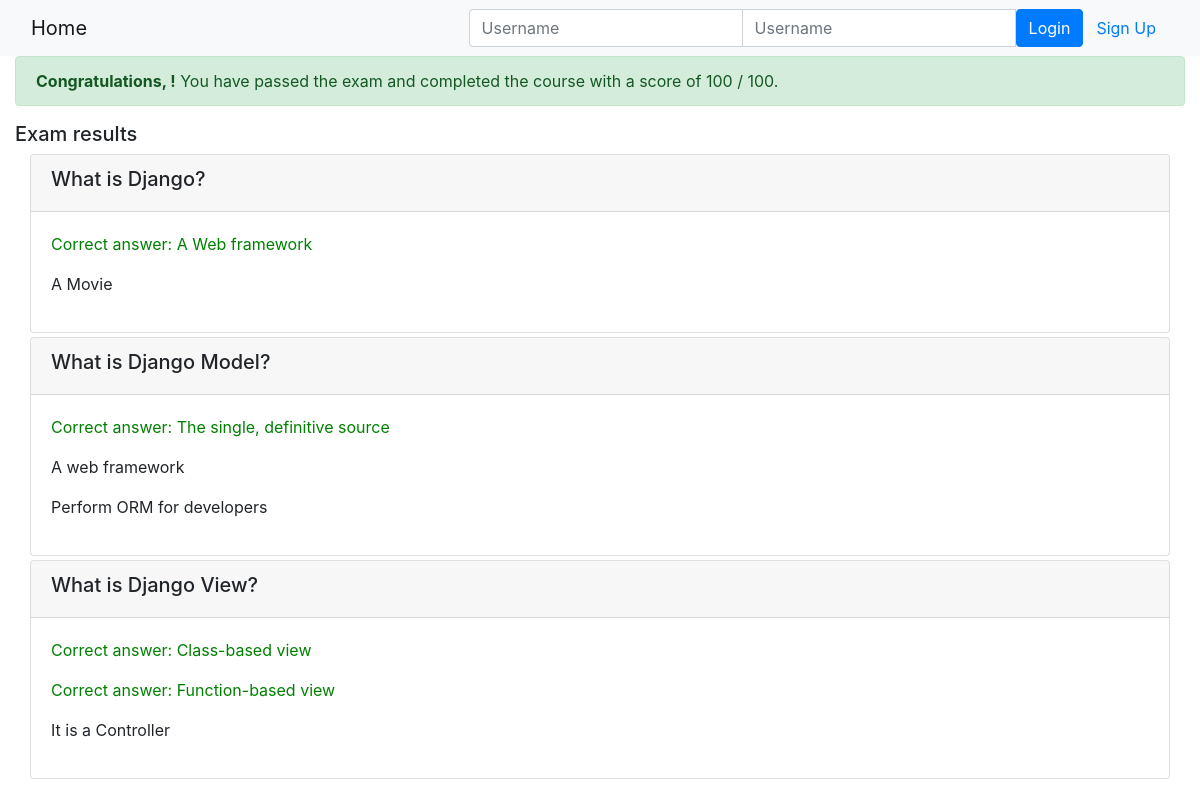
/onlinecourse/1/submission/1/result/, run on the app's committed database.
### onlinecourse/models.py (models this page shows, shortened)
class Question(models.Model):
    course_id = models.ForeignKey(Course, on_delete=models.CASCADE, default=DEFAULT_EXAM_ID)
    question_text = models.CharField(max_length=30)
    grade = models.IntegerField()

class Choice(models.Model):
    question_id = models.ForeignKey(Question, on_delete=models.CASCADE)
    choice_text = models.CharField(max_length=30)
    is_correct = models.BooleanField(default=False)

### onlinecourse/views.py (the view)
# urls.py: path('<int:course_id>/submission/<int:submission_id>/result/', views.show_exam_result, name='exam_result')
def show_exam_result(request, course_id, submission_id):
    template_name = 'onlinecourse/exam_result_bootstrap.html'
    context = {}
    course = get_object_or_404(Course, pk=course_id)
    submission = get_object_or_404(Submission, pk=submission_id)
    choices = submission.choices.all()
    score = 0
    for choice in choices:
        if choice.is_correct:
            score += 1
    total_score = 0
    for question in course.question_set.all():
        total_score += question.grade
    context['course'] = course
    context['choices'] = choices
    context['grade'] = int(score / total_score * 100)
    context['total'] = 100
    return render(request, template_name, context)

### onlinecourse/templates/onlinecourse/exam_result_bootstrap.html (shortened to what this page needs)
<!DOCTYPE html>
<html lang="en">
<head>
    {% load static %}
    <link rel="stylesheet" href="https://maxcdn.bootstrapcdn.com/bootstrap/4.5.2/css/bootstrap.min.css">
</head>
<body>
 <nav class="navbar navbar-light bg-light">
    <div class="container-fluid">
        <div class="navbar-header">
              <a class="navbar-brand" href="{% url 'onlinecourse:index' %}">Home</a>
        </div>
        <ul class="nav navbar-nav navbar-right">
            {% if user.is_authenticated %}
            <li>
                <a class="btn btn-link" href="#">{{ user.first_name }}({{ user.username }})</a>
                <a class="btn btn-link" href="{% url 'onlinecourse:logout' %}">Logout</a>
            </li>
            {% else %}
            <li>
                <form class="form-inline" action="{% url 'onlinecourse:login' %}" method="post">
                    <div class="input-group">
                        <input type="text" class="form-control" placeholder="Username" name="username" >
                        <input type="password" class="form-control" placeholder="Username" name="psw" >
                        <button class="btn btn-primary" type="submit">Login</button>
                        <a class="btn btn-link" href="{% url 'onlinecourse:registration' %}">Sign Up</a>
                    </div>
                </form>
            </li>
            {% endif %}
        </ul>
    </div>
</nav>
<div class="container-fluid">
    {% if grade >= 75 %}
    <div class="alert alert-success">
       <b>Congratulations, {{user.first_name}}!</b> You have passed the exam and completed the course with a score of {{grade}} / {{total}}.
    </div>
        {% else %}
        <div class="alert alert-danger">
            <b>Failed</b> Sorry, {{user.first_name}}! You have failed the exam with a score of {{grade}} / {{total}}.
        </div>
        <a class="btn btn-link text-danger" href="{% url 'onlinecourse:course_details' course.id %}">Re-test</a>
        {% endif %}
        <div class="card-columns-vertical mt-1">
        <h5 class="">Exam results</h5>
            <div class="container-fluid">
                <div class="card-columns-vertical">
                {% for question in course.question_set.all %}
                    <div class="card mt-1">
                        <div class="card-header"><h5>{{question.question_text}}</h5></div>
                        <div class="card-body">
                            {% for choice in question.choice_set.all %}
                                {% if choice.is_correct and choice in choices %}
                                    <p style="color:green;">Correct answer: {{choice.choice_text}}</p>
                                {% elif choice.is_correct and choice not in choices %}
                                    <p style="color:#dbbe2c;">Not selected: {{choice.choice_text}}</p>
                                {% elif not choice.is_correct and choice in choices %}
                                    <p style="color:red;">Incorrect answer: {{choice.choice_text}}</p>
                                {% else %}
                                    <p>{{choice.choice_text}}</p>
                                {% endif %}
                            {% endfor %}
                        </div>
                    </div>
                {% endfor %}
                </div>
            </div>
        </div>
    </div>
</body>
</html>

### data on the page
Question: question_text "What is Django?"
Choice: choice_text "A Web framework"
Choice: choice_text "A Movie"
Question: question_text "What is Django Model?"
Choice: choice_text "The single, definitive source"
Choice: choice_text "A web framework"
Choice: choice_text "Perform ORM for developers"
Question: question_text "What is Django View?"
Choice: choice_text "Class-based view"
Choice: choice_text "Function-based view"
Choice: choice_text "It is a Controller"

### other printed values
{{ grade }} "100"
{{ total }} "100"
